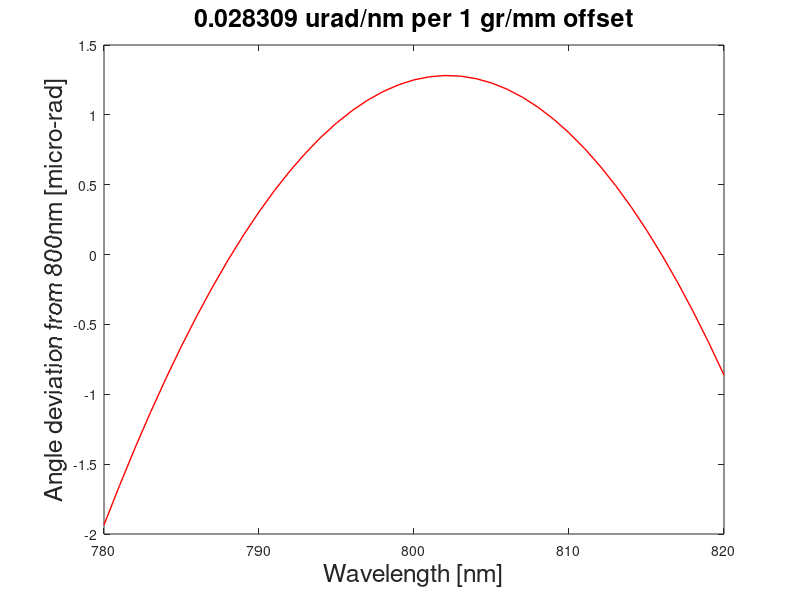
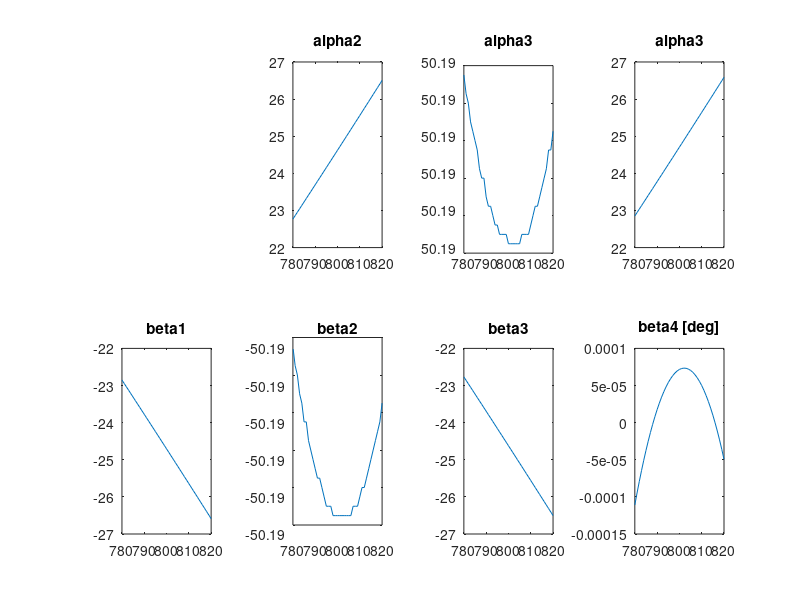

Write the MATLAB code that produced these figures, in order.
clear all

lam=780e-9:1e-9:820e-9; lam_nm=lam*1e9; [crap,ind1]=min(abs(lam_nm-800));

a1_deg=50; a1=a1_deg*pi/180; % angle of incident
groove_den1=1480; % grooves per mm
d1=1e-3/groove_den1;

b1=asin( sin(a1)-lam/d1  ); % beta as a function of lambda
b1_deg = b1*180/pi;

delta_groove=1; relative_angle_deg=0.0835;      % scenario 1
%delta_groove=1; relative_angle_deg=0.084;      % scenario 2
relative_angle=relative_angle_deg*pi/180;

a2=-b1-relative_angle;
a2_deg = a2*180/pi;
groove_den2=1480+delta_groove; % grooves per mm
d2=1e-3/groove_den2;
b2=asin( sin(a2)-lam/d2  );
b2_deg = b2*180/pi;

retro_angle_deg = 0.14795;

%offset_angle_mid=(-b2)-a1+relative_angle;
offset_angle_deg = -b2_deg-50;  % off-axis angle (51->49)

a3_deg = 50 - offset_angle_deg + relative_angle_deg + 2*retro_angle_deg;
%offset_angle_mid = 0;

%a3=(-b2)-2*offset_angle_mid;
a3 = a3_deg*pi/180;

b3=asin( sin(a3)-lam/d2  );
b3_deg = b3*180/pi;

a4=-b3+relative_angle;
a4_deg = a4*180/pi;

b4=asin( sin(a4)-lam/d1  );
b4_deg = b4*180/pi;

offset_angle_final=-b4-a1;
chrp = abs(1e6*(b4(11)-b4(31))/20);  % chirp: urad/nm


%%
figure(1);
set(gcf,'color',[1 1 1])
set(gca,'fontsize',14)
%plot(lam_nm,1e6*(offset_angle_final-offset_angle_final(ind1)),'-r','LineWidth',1)
plot(lam_nm,1e6*(b4+50*pi/180),'-r','LineWidth',1)
xlabel('Wavelength [nm]','fontsize',18)
ylabel('Angle deviation from 800nm [micro-rad]','fontsize',18)
title([num2str(chrp),' urad/nm per 1 gr/mm offset'],'fontsize',18)

%%
figure(2)
subplot(2,4,5)
plot(lam*1e9,b1_deg)
title('beta1')

subplot(2,4,2)
plot(lam*1e9,a2_deg)
title('alpha2')

subplot(2,4,6)
plot(lam*1e9,b2_deg)
title('beta2')

subplot(2,4,3)
plot(lam*1e9,a3_deg)
title('alpha3')

subplot(2,4,7)
plot(lam*1e9,b3_deg)
title('beta3')

subplot(2,4,4)
plot(lam*1e9,a4_deg)
title('alpha3')

subplot(2,4,8)
plot(lam*1e9,b4_deg+50)
title('beta4 [deg]')
